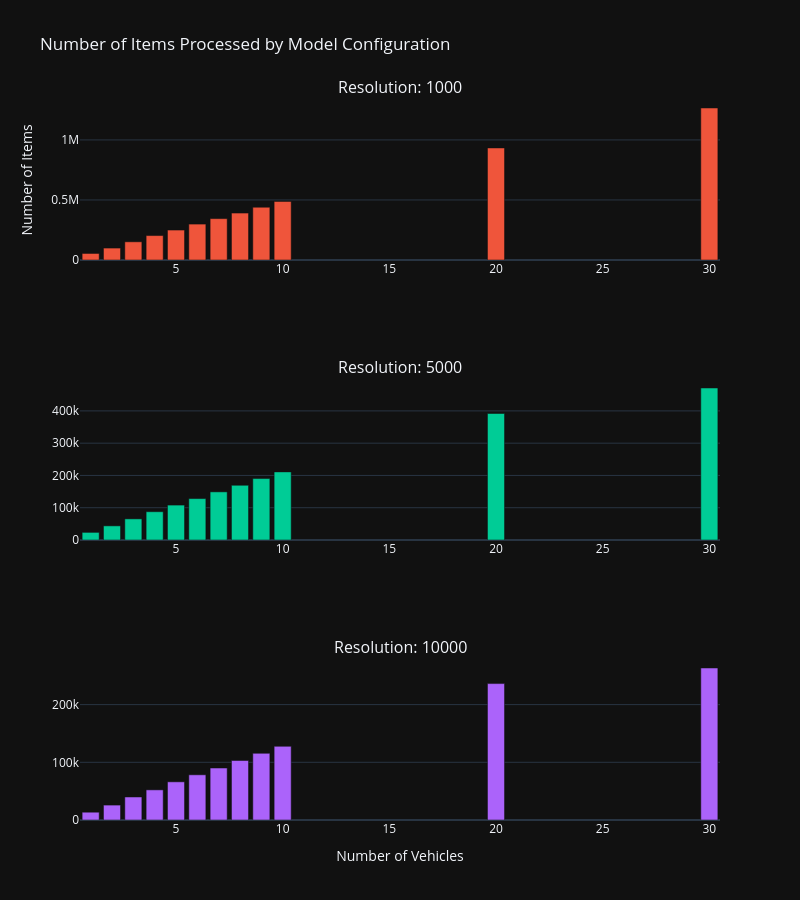

Notebook code cell kept with this figure:
### Code cell
print(num_items_dict.keys())
print(num_items_dict[10000].keys())
# %%
import plotly.express as px
import plotly.graph_objs as go
from plotly.subplots import make_subplots

# Prepare data for plotting
plot_data = []
for resolution, models in num_items_dict.items():
    for num_vehicles, num_items in models.items():
        plot_data.append({
            'Resolution': resolution,
            'Number of Vehicles': num_vehicles,
            'Number of Items': num_items
        })

# Convert to DataFrame
import pandas as pd

df = pd.DataFrame(plot_data)

# Create subplot for each resolution
fig = make_subplots(
    rows=len(num_items_dict.keys()),
    cols=1,
    subplot_titles=[f'Resolution: {resolution}' for resolution in sorted(num_items_dict.keys())]
)

# Color palette
colors = px.colors.qualitative.Plotly

# Add bar plots for each resolution
for i, resolution in enumerate(sorted(num_items_dict.keys()), 1):
    # Filter data for this resolution
    res_data = df[df['Resolution'] == resolution]

    # Create bar plot for this resolution
    bar = go.Bar(
        x=res_data['Number of Vehicles'],
        y=res_data['Number of Items'],
        name=f'Resolution {resolution}',
        marker_color=colors[i % len(colors)]
    )

    # Add to subplot
    fig.add_trace(bar, row=i, col=1)

# Update layout
fig.update_layout(
    title_text='Number of Items Processed by Model Configuration',
    height=300 * len(num_items_dict.keys()),
    width=800,
    showlegend=False
)

# Update axes
fig.update_xaxes(title_text='Number of Vehicles', row=len(num_items_dict.keys()), col=1)
fig.update_yaxes(title_text='Number of Items', row=1, col=1)

# Show the plot
fig.show()

### Figure 1 — Plotly figure (JSON) as saved in the notebook; plotly's stock layout.template omitted (floating-point values rounded to 4 significant figures)
{"data": [{"marker": {"color": "#EF553B"}, "name": "Resolution 1000", "x": [30, 20, 10, 9, 8, 7, 6, 5, 4, 3, 2, 1], "y": [1265922, 933263, 487994, 439586, 391003, 344462, 299099, 249457, 203425, 151488, 99352, 54400], "type": "bar", "xaxis": "x", "yaxis": "y"}, {"marker": {"color": "#00CC96"}, "name": "Resolution 5000", "x": [30, 20, 10, 9, 8, 7, 6, 5, 4, 3, 2, 1], "y": [470912, 391933, 211028, 190375, 169455, 149086, 128293, 108144, 87643, 65404, 43767, 23591], "type": "bar", "xaxis": "x2", "yaxis": "y2"}, {"marker": {"color": "#AB63FA"}, "name": "Resolution 10000", "x": [30, 20, 10, 9, 8, 7, 6, 5, 4, 3, 2, 1], "y": [263476, 236451, 127704, 115545, 103107, 90075, 78354, 66172, 52222, 39903, 25863, 13527], "type": "bar", "xaxis": "x3", "yaxis": "y3"}], "layout": {"xaxis": {"anchor": "y", "domain": [0.0, 1.0]}, "yaxis": {"anchor": "x", "domain": [0.7778, 1.0], "title": {"text": "Number of Items"}}, "xaxis2": {"anchor": "y2", "domain": [0.0, 1.0]}, "yaxis2": {"anchor": "x2", "domain": [0.3889, 0.6111]}, "xaxis3": {"anchor": "y3", "domain": [0.0, 1.0], "title": {"text": "Number of Vehicles"}}, "yaxis3": {"anchor": "x3", "domain": [0.0, 0.2222]}, "annotations": [{"font": {"size": 16}, "showarrow": false, "text": "Resolution: 1000", "x": 0.5, "xanchor": "center", "xref": "paper", "y": 1.0, "yanchor": "bottom", "yref": "paper"}, {"font": {"size": 16}, "showarrow": false, "text": "Resolution: 5000", "x": 0.5, "xanchor": "center", "xref": "paper", "y": 0.6111, "yanchor": "bottom", "yref": "paper"}, {"font": {"size": 16}, "showarrow": false, "text": "Resolution: 10000", "x": 0.5, "xanchor": "center", "xref": "paper", "y": 0.2222, "yanchor": "bottom", "yref": "paper"}], "title": {"text": "Number of Items Processed by Model Configuration"}, "height": 900, "width": 800, "showlegend": false}}
